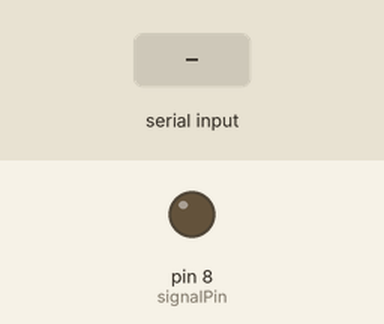
This sketch was run on a simulated Arduino Uno, built with avr-gcc and run on an emulated ATmega328P. Parts: output pins drawn as LEDs (lit = HIGH). The inputs (shaded band) are chosen by the test bench.

Above: at 1.2 s.
1.3 s: "90,45." received over Serial
Timing chart, 0 to 4.3 s (numbered marks = the images above; inputs shaded):
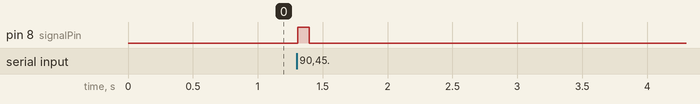

Measured:
- after the input at 1.3 s, pin 8 (signalPin): LOW → HIGH at once, → LOW 0.09 s later

The sketch:

Electromagnetic_projectile.ino
```cpp
#define signalPin  8

int gap = 500;
String command = "a";

void setup() {
  pinMode(signalPin, OUTPUT);
  Serial.begin(9600);

}

void loop() {
  if(Serial.available())
  {
    command = Serial.readStringUntil('.');
    command = command.substring(0, command.length());
    gap = command.toInt();
     digitalWrite(signalPin, HIGH);
  delay(gap);
  digitalWrite(signalPin, LOW);
  }


}
```
